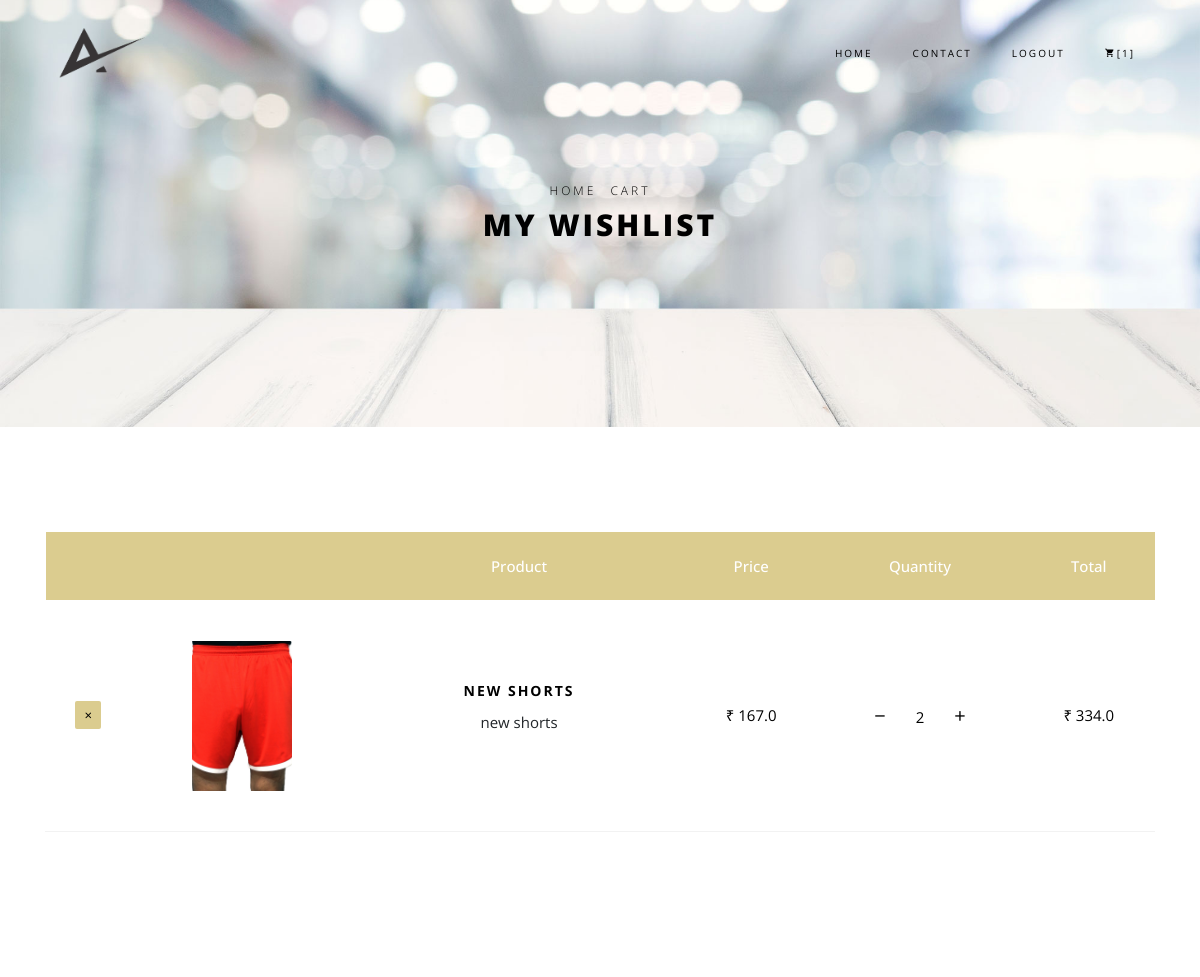
/order-summary/ (signed in, upper part), run on an earlier commit of the app's database.
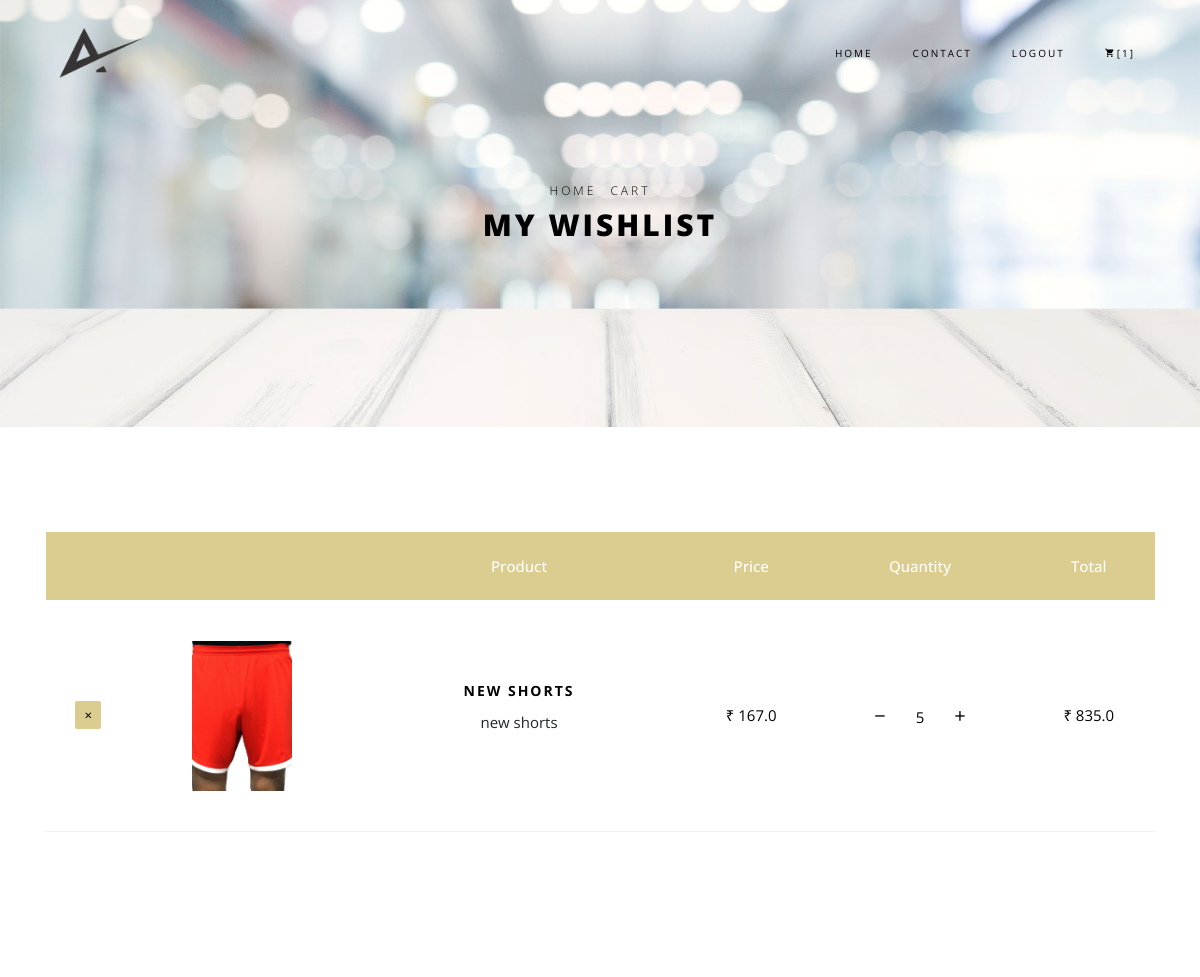
And on a later commit of the database.
### core/models.py (models this page shows, shortened)
class OrderItem(models.Model):
    user = models.ForeignKey(settings.AUTH_USER_MODEL,
                             on_delete=models.CASCADE)
    ordered = models.BooleanField(default=False)
    item = models.ForeignKey(Item, on_delete=models.CASCADE)
    quantity = models.IntegerField(default=1)
    def get_total_item_price(self):
        return self.quantity * self.item.price
    def get_final_price(self):
        if self.item.discount_price:
            return self.get_total_discount_item_price()
        return self.get_total_item_price()

class Item(models.Model):
    title=models.CharField(max_length=100)
    price=models.FloatField()
    discount_price = models.FloatField(blank=True, null=True)
    category = models.CharField(choices=CATEGORY_CHOICES, max_length=50)
    typechoice = models.CharField(choices=TYPE_CHOICE, max_length=50)
    slug = models.SlugField()
    description = models.TextField()
    image = models.ImageField()
    def get_remove_from_cart_url(self):
        return reverse("core:remove-from-cart", kwargs={
            'slug': self.slug
        })

### core/views.py (the view)
# urls.py: path('order-summary/', OrderSummaryView.as_view(), name='order-summary'),
class OrderSummaryView(LoginRequiredMixin,View):
    def get(self, *args, **kwargs):
        try:
            order = Order.objects.get(user=self.request.user, ordered=False)
            context = {
                'object': order
            }
            return render(self.request, 'order_summary.html', context)
        except ObjectDoesNotExist:
            messages.error(self.request, "You do not have an active order")
            return redirect("/")

### core/models.py (called while the page is built)
    def get_total(self):
        total = 0
        for order_item in self.items.all():
            total += order_item.get_final_price()
        return total

### core/templatetags/cart_template_tags.py (called while the page is built)
@register.filter
def cart_item_count(user):
    if user.is_authenticated:
        qs = Order.objects.filter(user=user, ordered=False)
        if qs.exists():
            return qs[0].items.count()
    return 0

### templates/order_summary.html (shortened to what this page needs)
{% extends 'base.html' %}
{% load static%}
{% block content %}
<div class="hero-wrap hero-bread" style="background-image: url(' {% static 'images/bg_6.jpg' %} ');">
      <div class="container">
        <div class="row no-gutters slider-text align-items-center justify-content-center">
          <div class="col-md-9 ftco-animate text-center">
          	<p class="breadcrumbs"><span class="mr-2"><a href="index.html">Home</a></span> <span>Cart</span></p>
            <h1 class="mb-0 bread">My Wishlist</h1>
          </div>
        </div>
      </div>
    </div>
    <section class="ftco-section ftco-cart">
			<div class="container">
				<div class="row">
    			<div class="col-md-12 ftco-animate">
    				<div class="cart-list">
	    				<table class="table">
						    <thead class="thead-primary">
						      <tr class="text-center">
						        <th>&nbsp;</th>
						        <th>&nbsp;</th>
						        <th>Product</th>
						        <th>Price</th>
						        <th>Quantity</th>
						        <th>Total</th>
						      </tr>
						    </thead>
                            {% for order_item in object.items.all %}
						    <tbody>
						      <tr class="text-center">
						        <td class="product-remove"><a href="{{ order_item.item.get_remove_from_cart_url }}"><span class="ion-ios-close"></span></a></td>
						        <td class="image-prod"><div class="img" style="background-image:url({{order_item.item.image.url}});"></div></td>
						        <td class="product-name">
						        	<h3>{{ order_item.item.title }}</h3>
						        	<p>{{ order_item.item.description}}</p>
						        </td>
						        <td class="price">&#8377 {{order_item.item.price}}</td>
						        		<td class="price"><a href="{% url 'core:remove-single-item-from-cart' order_item.item.slug%}" style="color:black;"><span style="margin-right:30px;font-size:20px;">&#8722;</span></a>{{order_item.quantity}}<a href="{% url 'core:add-to-cart' order_item.item.slug%}" style="color:black;"><span style="margin-left:30px;font-size:20px;">&#43;</span></a></td>
						        <td class="total">
                                    {% if order_item.item.discount_price %}
                                        {{order_item.get_total_discount_item_price}}
                                        (saving &#8377{{order_item.get_amount_saved}})
                                    {% else %}
                                        &#8377 {{order_item.get_total_item_price}}
                                    {% endif %}
                                </td>
						      </tr>
						    {% endfor %}
						  </table>
					  </div>
    			</div>
    		</div>
            {% if object.get_total %}
    		<div class="row justify-content-start">
    		</div>
			</div>{% endif %}
		</section>
{% endblock content %}

What changed in the data, as far as the page shows it:
changed OrderItem "new shorts": quantity "2" → "5"; get_total_item_price "334.0" → "835.0"
